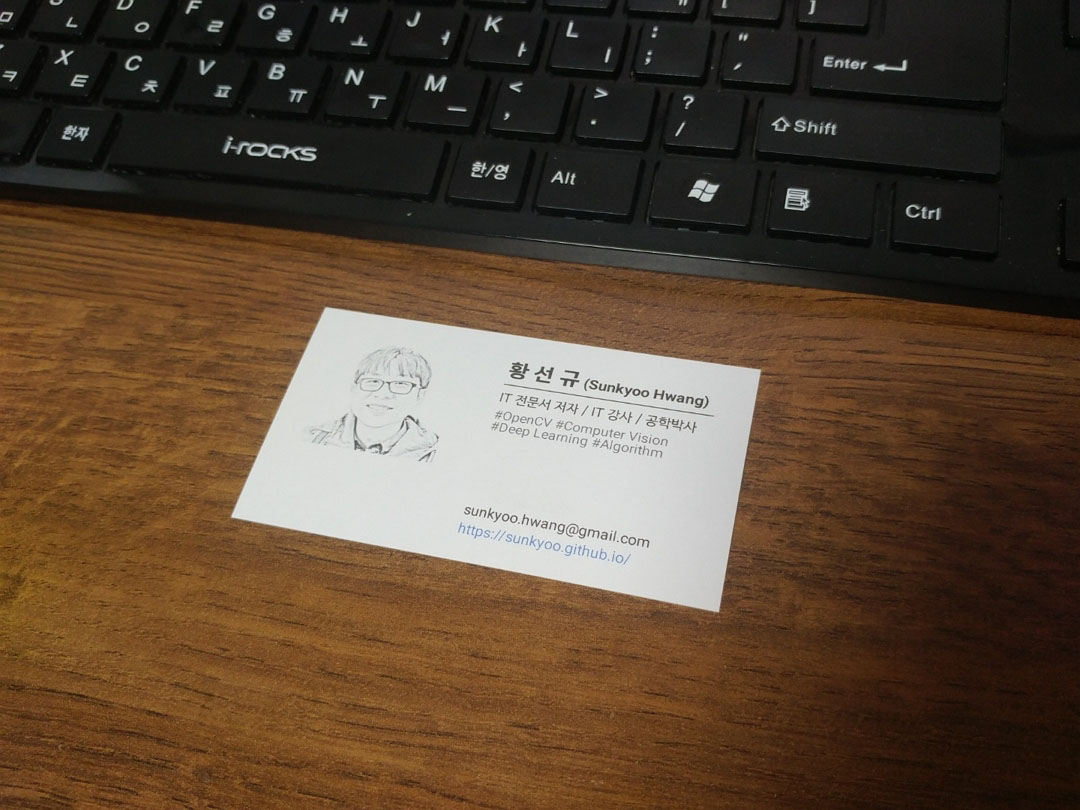
#> input picture [3강]명함 검출 및 인식I- 이진화/namecard1.jpg, 1080 x 810 px
$ jupyter execute --allow-errors '6. namecard(tesseract).ipynb'
#> lines starting #> are read from the running program, lines starting #| are printed output that depends on the picture; after the words box and inside, x2 and y2 are one past the last pixel; in counts of white or black regions, pixels touching at a corner belong together
[cell 1]
"""
Tesseract-ocr 설치하기

1. tesseract-ocr-w64-setup-v5.0.0-alpha.20191030.exe 파일 다운로드
   (https://digi.bib.uni-mannheim.de/tesseract/tesseract-ocr-w64-setup-v5.0.0-alpha.20200328.exe)
2. 설치 시 "Additional script data" 항목에서 "Hangul Script", "Hangul vertical script" 항목 체크,
   "Additional language data" 항목에서 "Korean" 항목 체크.
4. 설치 후 시스템 환경변수 PATH에 Tesseract 설치 폴더 추가
   (e.g.) c:\Program Files\Tesseract-OCR
4. 설치 후 시스템 환경변수에 TESSDATA_PREFIX를 추가하고, 변수 값을 <Tesseract-DIR>\tessdata 로 설정
5. <Tesseract-DIR>\tessdata\script\ 폴더에 있는 Hangul.traineddata, Hangul_vert.traineddata 파일을
   <Tesseract-DIR>\tessdata\ 폴더로 복사
6. 명령 프롬프트 창에서 pip install pytesseract 명령 입력
"""

import sys
import numpy as np
import cv2
import pytesseract


def reorderPts(pts):
    idx = np.lexsort((pts[:, 1], pts[:, 0]))  # 칼럼0 -> 칼럼1 순으로 정렬한 인덱스를 반환
    pts = pts[idx]  # x좌표로 정렬

    if pts[0, 1] > pts[1, 1]:
        pts[[0, 1]] = pts[[1, 0]]

    if pts[2, 1] < pts[3, 1]:
        pts[[2, 3]] = pts[[3, 2]]

    return pts


# 영상 불러오기
filename = 'namecard1.jpg'

src = cv2.imread(filename)
#> src is the input picture: shape (810, 1080, 3); mean B, G, R 53.2, 71.1, 90.7

if src is None:
    print('Image load failed!')
    sys.exit()

# 출력 영상 설정
dw, dh = 720, 400
srcQuad = np.array([[0, 0], [0, 0], [0, 0], [0, 0]], np.float32)
dstQuad = np.array([[0, 0], [0, dh], [dw, dh], [dw, 0]], np.float32)
dst = np.zeros((dh, dw), np.uint8)

# 입력 영상 전처리
src_gray = cv2.cvtColor(src, cv2.COLOR_BGR2GRAY)
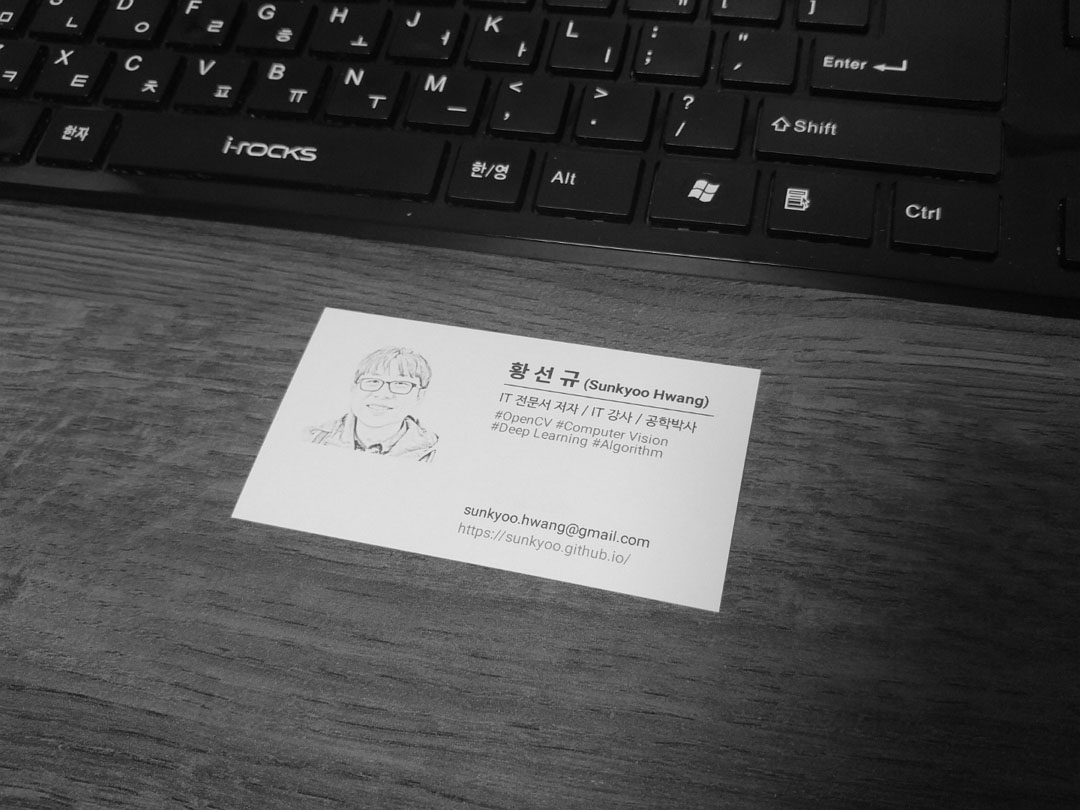
#> src_gray: shape (810, 1080); min 0, max 253, mean 74.9
th, src_bin = cv2.threshold(src_gray, 0, 255, cv2.THRESH_BINARY | cv2.THRESH_OTSU)
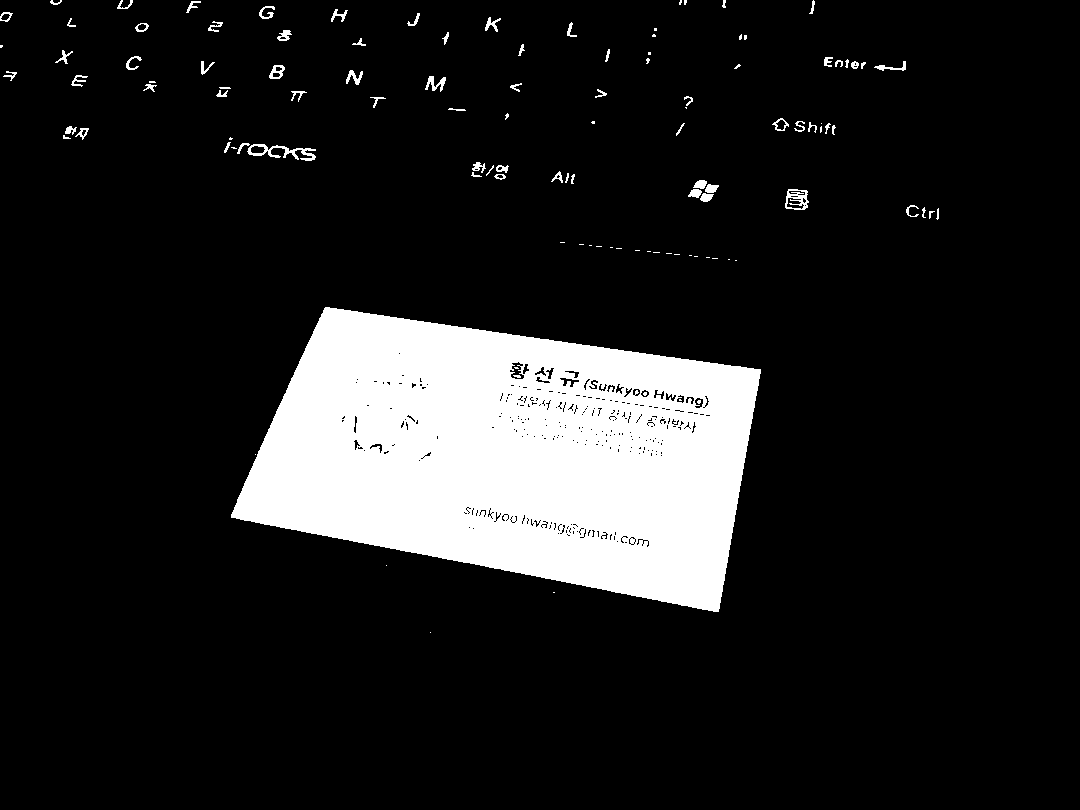
#> src_bin: shape (810, 1080); 12.9% white; 116 white regions (46 under 20 px)
#> th = 133

# 외곽선 검출 및 명함 검출
contours, _ = cv2.findContours(src_bin, cv2.RETR_EXTERNAL, cv2.CHAIN_APPROX_NONE)
#> contours = 111 contours, 62 with area under 20; largest, box (x1, y1, x2, y2) and area: (231, 307, 761, 612) 109529, (785, 189, 809, 210) 389, (247, 144, 316, 161) 369, (269, 65, 285, 79) 144, (772, 118, 789, 131) 114

#> (the rest of this cell did not finish here and is left out)

[cell 2]
import matplotlib.pyplot as plt

fig, ax = plt.subplots(2, 2, figsize = (12, 12))

ax[0, 0].imshow(src);     ax[0, 0].set_title('src');     plt.axis('off');ax[0, 0].axis('off')
ax[0, 1].imshow(src_gray); ax[0, 1].set_title('src_gray'); plt.axis('off');ax[0, 0].axis('off')
ax[1, 0].imshow(src_bin);    ax[1, 0].set_title('src_bin');     plt.axis('off');ax[0, 0].axis('off')
ax[1, 1].imshow(dst);    ax[1, 1].set_title('dst');     plt.axis('off');ax[0, 0].axis('off')

plt.show()
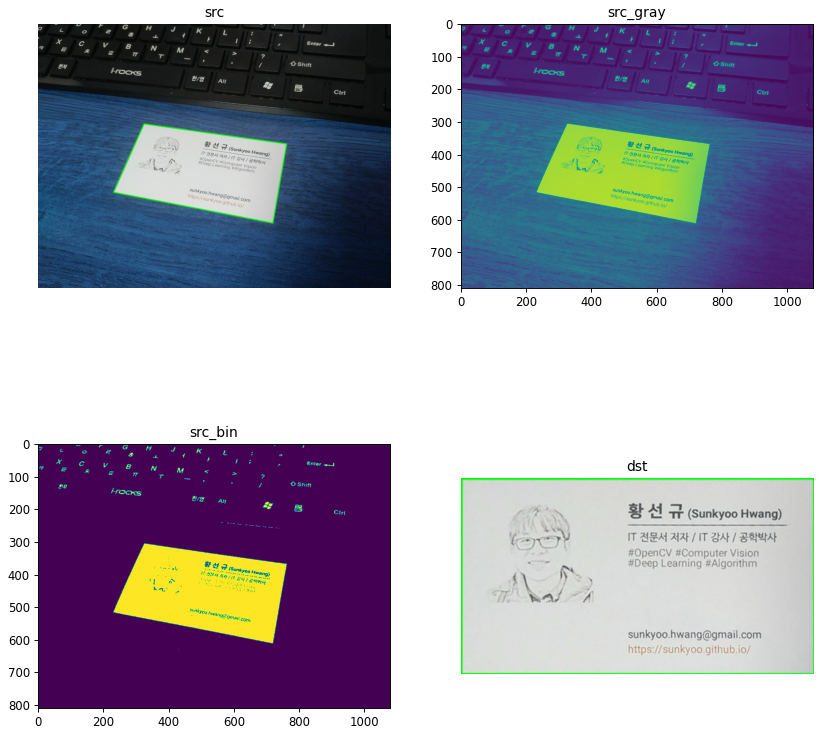
#> figure drawn by matplotlib, 4 panels; B, G, R data is drawn as R, G, B

$ run again, with [3강]명함 검출 및 인식I- 이진화/namecard3.jpg copied over [3강]명함 검출 및 인식I- 이진화/namecard1.jpg
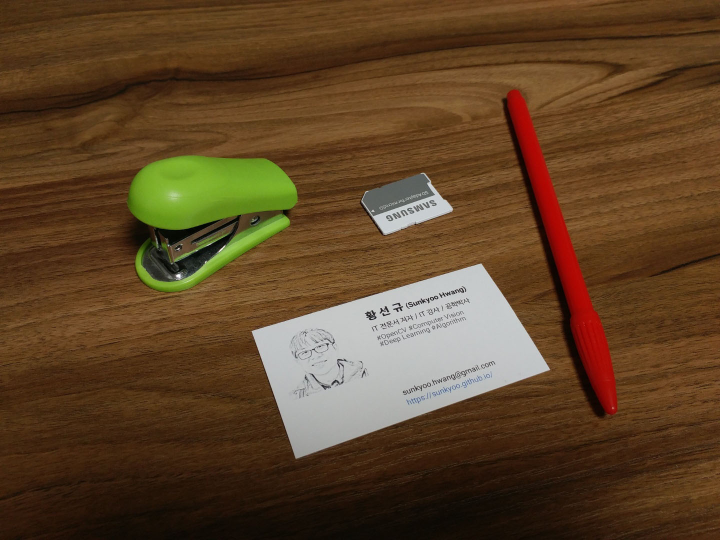
#> input picture [3강]명함 검출 및 인식I- 이진화/namecard3.jpg, 1440 x 1080 px (shown at 1/2 size)
#> src is the input picture: shape (1080, 1440, 3); mean B, G, R 39.6, 67.6, 94
#> `th, src_bin = cv2.threshold(src_gray, 0, 255, cv2.THRESH_BINARY | cv2...`:
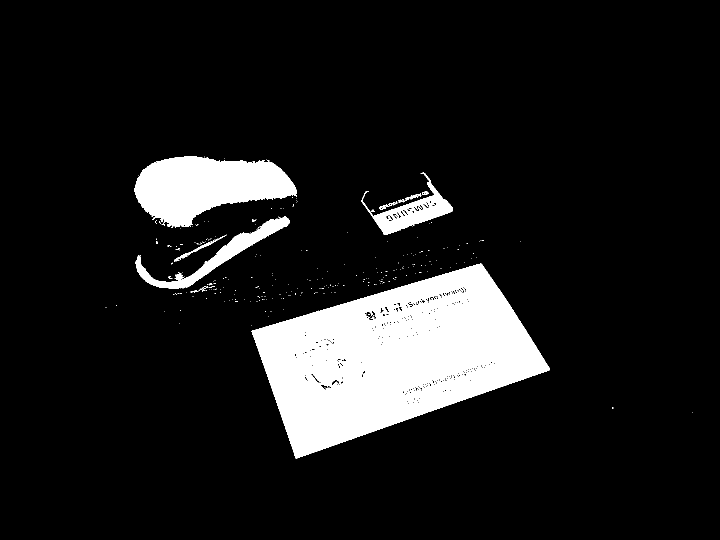
#> src_bin: shape (1080, 1440) (shown at 1/2 size); 11.1% white; 283 white regions (270 under 20 px)
#> th = 118
#> contours = 275 contours, 265 with area under 20; largest, box (x1, y1, x2, y2) and area: (503, 527, 1100, 917) 130928, (269, 312, 594, 456) 28840, (271, 433, 579, 578) 6830, (723, 345, 906, 470) 6536, (348, 469, 454, 523) 334
#> `plt.show()`:
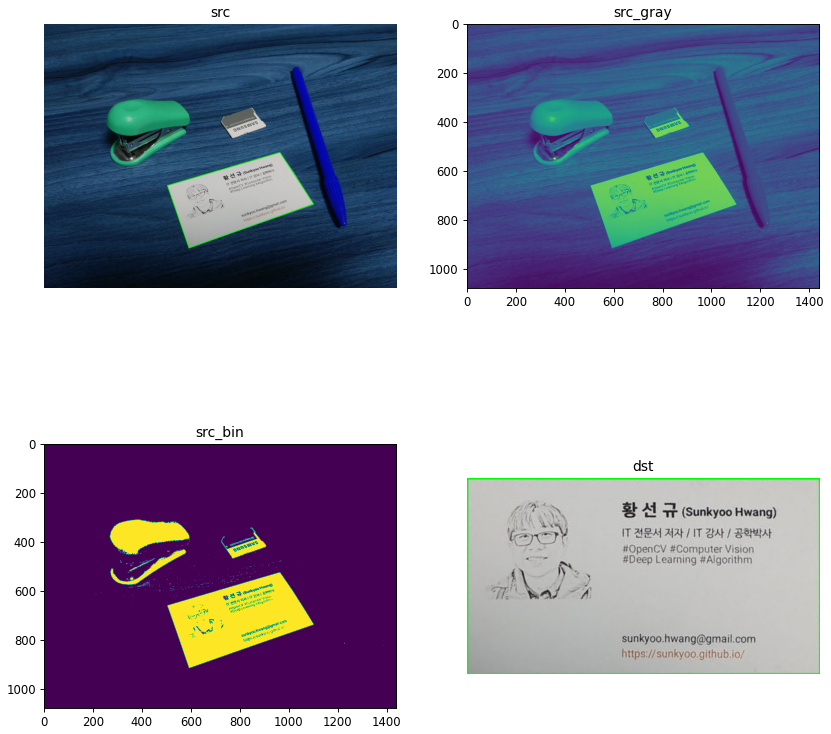
#> figure drawn by matplotlib, 4 panels; B, G, R data is drawn as R, G, B
